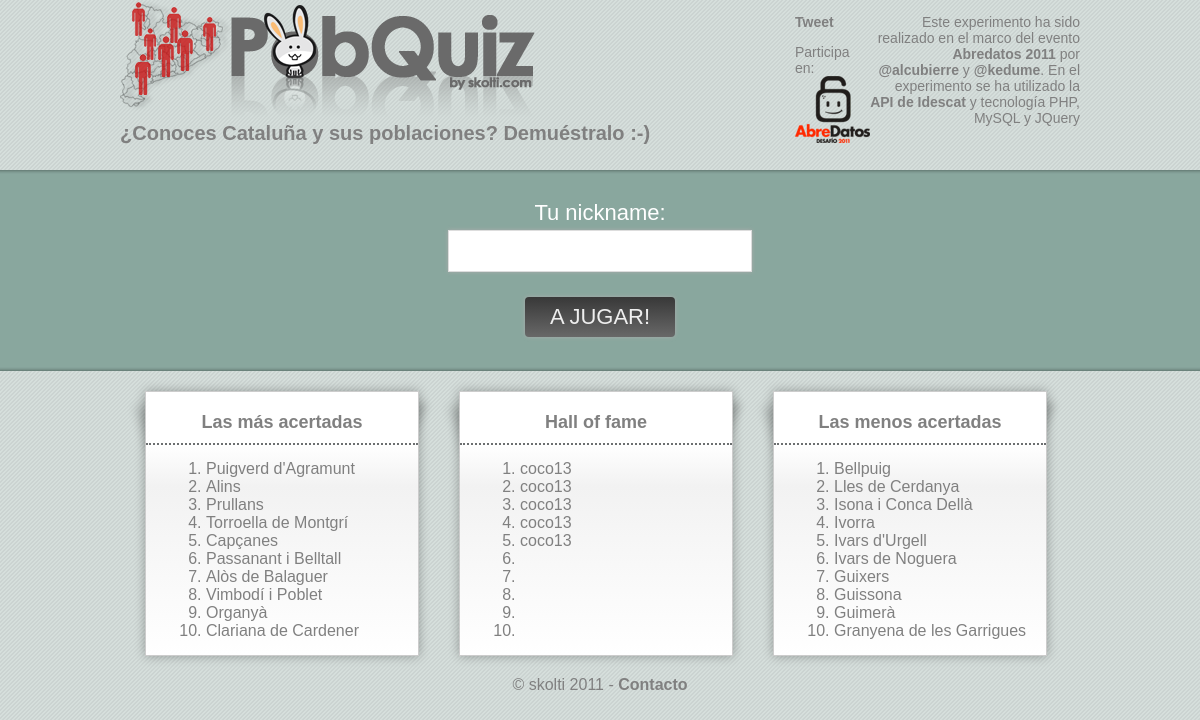
The page / on the database its author committed.
### tables this page shows
CREATE TABLE IF NOT EXISTS `municipis` (
  `id` int(11) NOT NULL DEFAULT '0',
  `name` varchar(50) DEFAULT NULL,
  `num_ok` int(11) DEFAULT NULL,
  PRIMARY KEY (`id`)
);

CREATE TABLE IF NOT EXISTS `jocs` (
  `id` int(11) NOT NULL AUTO_INCREMENT,
  `nick` varchar(40) DEFAULT NULL,
  `preguntes` int(11) DEFAULT NULL,
  `correctes` int(11) DEFAULT NULL,
  `erronies` int(11) DEFAULT NULL,
  `nota` float DEFAULT NULL,
  `dia` datetime DEFAULT NULL,
  `dia_final` datetime DEFAULT NULL,
  PRIMARY KEY (`id`)
);

### librerias.php (called while the page is built, shortened)
<?php
  function hall_of_fame($num_gamers) {
       $hall=array();
       $result = mysql_query("SELECT * FROM jocs WHERE preguntes >= 10 ORDER BY nota DESC, (dia_final - dia) ASC");
       $row = mysql_fetch_array($result);
       $count = 0;
       while ($row AND $count < $num_gamers) {
           $id = $row[0];
           $nick = $row[1];
           $nota = $row[5];
           $nota = $nota . "%";
           $dia = $row[6];
           $game = array($id, $nick, $nota, $dia);
           array_push($hall, $game);
           $row = mysql_fetch_array($result);
           $count++;
       }
       return $hall;
  }
  function municipos_mas_conocidos($num_munis) {
       $hall=array();
       $result = mysql_query("SELECT * FROM municipis ORDER BY num_ok DESC");
       $row = mysql_fetch_array($result);
       $count = 0;
       while ($row AND $count < $num_munis) {
           $id = $row[0];
           $name = $row[1];
           $num_ok = $row[2];
           $muni = array($id, $name, $num_ok);
           array_push($hall, $muni);
           $row = mysql_fetch_array($result);
           $count++;
       }
       return $hall;
  }
  function municipos_menos_conocidos($num_munis) {
       $hall=array();
       $result = mysql_query("SELECT * FROM municipis ORDER BY num_ok ASC");
       $row = mysql_fetch_array($result);
       $count = 0;
       while ($row AND $count < $num_munis) {
           $id = $row[0];
           $name = $row[1];
           $num_ok = $row[2];
           $muni = array($id, $name, $num_ok);
           array_push($hall, $muni);
           $row = mysql_fetch_array($result);
           $count++;
       }
       return $hall;
  }
?>

### index.php (the view, shortened to what this page needs)
<!DOCTYPE HTML PUBLIC "-//W3C//DTD HTML 4.0 Transitional//EN">
<?php
require('./librerias.php');
$hall = hall_of_fame(10);
$hall2 = municipos_mas_conocidos(10);
$hall3 = municipos_menos_conocidos(10);
?>
<html>
<head>
<link rel="stylesheet" type="text/css" href="css/styles.css">
</head>
<body>
  <div id="header">
    <div id="explain">
        <p>Este experimento ha sido realizado en el marco del evento <a href="http://www.abredatos.es/" title="Abredatos 2011">Abredatos 2011</a> por <a href="http://twitter.com/alcubierre" title="@alcubierre twitter acount">@alcubierre</a> y <a href="http://twitter.com/kedume" title="@kedume twitter acount">@kedume</a>. En el experimento se ha utilizado la <a href="http://www.idescat.cat/api/">API de Idescat</a> y tecnolog&iacute;a PHP, MySQL y JQuery</p>
    </div>
    <div id="social">
        <p><a href="http://twitter.com/share" class="twitter-share-button" data-url="http://pobquiz.skolti.com" data-text="&iquest;Conoces Catalu&ntilde;a y sus poblaciones? Demu&eacute;stralo :-)" data-count="vertical" data-via="skolti" data-related="">Tweet</a><script type="text/javascript" src="http://platform.twitter.com/widgets.js"></script>
         <iframe src="http://www.facebook.com/plugins/like.php?href=http%3A%2F%2Fpobquiz.skolti.com&amp;layout=box_count&amp;show_faces=false" scrolling="no" frameborder="0" style="border:none; overflow:hidden; width:85px; height:65px;" allowTransparency="true"></iframe>
        </p>
        <p>Participa en: <a href="http://www.abredatos.es/" title="Abredatos 2011"><img src="img/logo_abredatos2011.png" alt="Abredatos 2011"/></a></p>
    </div>
    <div id="logo">
        <h1><img src="img/logo_pobquiz.png" alt="PobQuiz"></h1>
        <h3>&iquest;Conoces Catalu&ntilde;a y sus poblaciones? Demu&eacute;stralo :-)</h3>
    </div>
  </div>
  <div id="middle">
    <div id="game">
        <form>
            <p>Tu nickname:</p>
            <p><input type="text" id="nickname" name="nickname"></p>
            <p><input type="button" value="A jugar!" onclick="play(1);"></p>
        </form>
    </div>
  </div>
  <div id="halls">
    <div class="box4">
        <h2>Las m&aacute;s acertadas</h2>
        <ol>
            <li><?php echo utf8_encode($hall2[0][1]);?></li>
            <li><?php echo utf8_encode($hall2[1][1]);?></li>
            <li><?php echo utf8_encode($hall2[2][1]);?></li>
            <li><?php echo utf8_encode($hall2[3][1]);?></li>
            <li><?php echo utf8_encode($hall2[4][1]);?></li>
            <li><?php echo utf8_encode($hall2[5][1]);?></li>
            <li><?php echo utf8_encode($hall2[6][1]);?></li>
            <li><?php echo utf8_encode($hall2[7][1]);?></li>
            <li><?php echo utf8_encode($hall2[8][1]);?></li>
            <li><?php echo utf8_encode($hall2[9][1]);?></li>
        </ol>
    </div>
    <div class="box4">
        <h2>Hall of fame</h2>
        <ol>
            <li><?php echo $hall[0][1];?></li>
            <li><?php echo $hall[1][1];?></li>
            <li><?php echo $hall[2][1];?></li>
            <li><?php echo $hall[3][1];?></li>
            <li><?php echo $hall[4][1];?></li>
            <li><?php echo $hall[5][1];?></li>
            <li><?php echo $hall[6][1];?></li>
            <li><?php echo $hall[7][1];?></li>
            <li><?php echo $hall[8][1];?></li>
            <li><?php echo $hall[9][1];?></li>
        </ol>
    </div>
    <div class="box4">
        <h2>Las menos acertadas</h2>
        <ol>
            <li><?php echo utf8_encode($hall3[0][1]);?></li>
            <li><?php echo utf8_encode($hall3[1][1]);?></li>
            <li><?php echo utf8_encode($hall3[2][1]);?></li>
            <li><?php echo utf8_encode($hall3[3][1]);?></li>
            <li><?php echo utf8_encode($hall3[4][1]);?></li>
            <li><?php echo utf8_encode($hall3[5][1]);?></li>
            <li><?php echo utf8_encode($hall3[6][1]);?></li>
            <li><?php echo utf8_encode($hall3[7][1]);?></li>
            <li><?php echo utf8_encode($hall3[8][1]);?></li>
            <li><?php echo utf8_encode($hall3[9][1]);?></li>
        </ol>
    </div>
  </div>
  <div id="footer">
    &copy; skolti 2011 - <a href="mailto:info@skolti.com">Contacto</a>
  </div>
</body>
</html>

### css/styles.css (style rules this page uses)
body { background:#ffffff url("../img/back.png");margin:0px;padding: 0px;height:100%;text-align:center;color:#808080;font-size:0px;font-family:georgia,arial,helvetica; }
a, a:link, a:visited, a:active { color:#808080;font-weight:bold;text-decoration:none; }
img { border:0px; }
h1 { margin:0px;padding:0px; }
h3 { font-size:20px;margin:0px;padding:0px; }
#header { height:170px;border:0px solid red;margin:0px auto;width:960px; }
#explain { float:right;font-size:14px;width:210px;text-align:right; }
#social { float:right;font-size:14px;width:170px;text-align:right;border:0px solid red;text-align: left; }
#social p img { overflow:hidden;padding-bottom:0px;vertical-align: middle; }
#social iframe { float:left;padding-left:10px; }
#logo { float:left;font-size:14px;width:570px;text-align:right;border:0px solid red;overflow:hidden;text-align:left; }
#middle { background:#ffffff url("../img/back_middle.png");height:201px;border:0px solid red; }
#middle form { font-size:22px;color:#ffffff;padding-top:30px; }
#middle p { padding:0px;margin:0px; }
#middle input { padding: 7px;margin: 4px 5px 15px 5px;background: #fff;min-width: 220px;font-size: 22px;color: #555;border: 1px #ddd solid;-webkit-box-shadow: 0px 0px 4px #aaa;-moz-box-shadow: 0px 0px 4px #aaa;box-shadow: 0px 0px 4px #aaa;-webkit-transition: background 0.3s linear;clear:both; }
#middle input[type="button"] { min-width: 150px; color: #eee;text-transform: uppercase;margin-top: 10px;background-color: #18a5cc;border: none;-webkit-transition: -webkit-box-shadow 0.3s linear;background: -webkit-gradient(linear, 0% 0%, 0% 100%, from(#383838), to(#686868));background: -moz-linear-gradient(25% 75% 90deg,#383838, #686868);-webkit-border-radius: 4px;-moz-border-radius: 4px;border-radius: 4px; }
#game { font-size:12px; }
#halls { margin:0px auto;width:950px;border:0px solid red;overflow:hidden; }
#halls h2 { font-size:18px;border-bottom: 2px dotted #6c6f70;padding-bottom:10px; }
#halls ol { text-align:left;margin-left: 20px;padding-bottom:10px; }
#halls ol li { font-size:16px; }
#footer { margin:0px auto;width:950px;border:0px solid red;overflow:hidden;font-size:16px; }
.box4 { margin: 20px; min-height: 100px; width: 272px; padding: 5px 0 ; float:left; position:relative; background: #fff; background: -webkit-gradient(linear, 0% 20%, 0% 100%, from(#fff), to(#fff), color-stop(.2, #f2f2f2)); background: -moz-linear-gradient(0% 0% 360deg, #fff, #f2f2f2 20%, #fff ); border: 1px solid #ccc; -webkit-box-shadow: 0px 0px 10px rgba(0, 0, 0, 0.3); -moz-box-shadow: 0px 0px 10px rgba(0, 0, 0, 0.3); box-shadow: 0px 0px 10px rgba(0, 0, 0, 0.3); }
.box4:before { content: ''; width: 50px; height: 50px; top:0; right:0; position:absolute; z-index: -1; -webkit-box-shadow: 10px -10px 8px rgba(0, 0, 0, 0.2); -moz-box-shadow: 10px -10px 8px rgba(0, 0, 0, 0.2); box-shadow: 10px -10px 8px rgba(0, 0, 0, 0.2); -webkit-transform: rotate(2deg) translate(-14px,20px) skew(-20deg); -moz-transform: rotate(2deg) translate(-14px,20px) skew(-20deg); -o-transform: rotate(2deg) translate(-14px,20px) skew(-20deg); transform: rotate(2deg) translate(-14px,20px) skew(-20deg); }
.box4:after { content: ''; width: 50px; height: 50px; top:0; left:0; position:absolute; z-index:-1; display: inline-block; -webkit-box-shadow: -10px -10px 10px rgba(0, 0, 0, 0.2); -moz-box-shadow: -10px -10px 10px rgba(0, 0, 0, 0.2); box-shadow: -10px -10px 10px rgba(0, 0, 0, 0.2); -webkit-transform: rotate(2deg) translate(12px,25px) skew(20deg); -moz-transform: rotate(2deg) translate(12px,25px) skew(20deg); -o-transform: rotate(2deg) translate(12px,25px) skew(20deg); transform: rotate(2deg) translate(12px,25px) skew(20deg); }

### rows shown on the page
municipis: name "Puigverd d'Agramunt"
municipis: name "Alins"
municipis: name "Prullans"
municipis: name "Torroella de Montgrí"
municipis: name "Capçanes"
municipis: name "Passanant i Belltall"
municipis: name "Alòs de Balaguer"
municipis: name "Vimbodí i Poblet"
municipis: name "Organyà"
municipis: name "Clariana de Cardener"
jocs: nick "coco13"
jocs: nick "coco13"
jocs: nick "coco13"
jocs: nick "coco13"
jocs: nick "coco13"
municipis: name "Bellpuig"
municipis: name "Lles de Cerdanya"
municipis: name "Isona i Conca Dellà"
municipis: name "Ivorra"
municipis: name "Ivars d'Urgell"
municipis: name "Ivars de Noguera"
municipis: name "Guixers"
municipis: name "Guissona"
municipis: name "Guimerà"
municipis: name "Granyena de les Garrigues"
